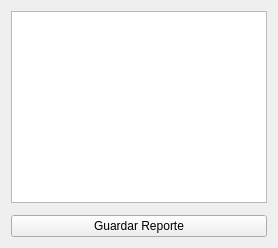
             <widget class="QWidget" name="tab_resultados">
              <attribute name="icon">
               <iconset resource="images.qrc">
                <normaloff>:/images/results_icon.png</normaloff>:/images/results_icon.png</iconset>
              </attribute>
              <attribute name="title">
               <string>Resultados</string>
              </attribute>
              <layout class="QGridLayout" name="gridLayout_6">
               <item row="1" column="0">
                <widget class="QCustomPlot" name="qCustomPlotResultados" native="true">
                 <zorder>textEditReporte</zorder>
                </widget>
               </item>
               <item row="0" column="0">
                <widget class="QTextEdit" name="textEditReporte">
                 <property name="documentTitle">
                  <string/>
                 </property>
                 <property name="readOnly">
                  <bool>true</bool>
                 </property>
                 <property name="html">
                  <string>&lt;!DOCTYPE HTML PUBLIC &quot;-//W3C//DTD HTML 4.0//EN&quot; &quot;http://www.w3.org/TR/REC-html40/strict.dtd&quot;&gt;
&lt;html&gt;&lt;head&gt;&lt;meta name=&quot;qrichtext&quot; content=&quot;1&quot; /&gt;&lt;style type=&quot;text/css&quot;&gt;
p, li { white-space: pre-wrap; }
&lt;/style&gt;&lt;/head&gt;&lt;body style=&quot; font-family:'MS Shell Dlg 2'; font-size:8.25pt; font-weight:400; font-style:normal;&quot;&gt;
&lt;p style=&quot;-qt-paragraph-type:empty; margin-top:0px; margin-bottom:0px; margin-left:0px; margin-right:0px; -qt-block-indent:0; text-indent:0px; font-size:8pt;&quot;&gt;&lt;br /&gt;&lt;/p&gt;&lt;/body&gt;&lt;/html&gt;</string>
                 </property>
                 <property name="textInteractionFlags">
                  <set>Qt::NoTextInteraction</set>
                 </property>
                </widget>
               </item>
               <item row="2" column="0">
                <widget class="QPushButton" name="pushButtonGuardarReportePDF">
                 <property name="text">
                  <string>Guardar Reporte</string>
                 </property>
                </widget>
               </item>
              </layout>
             </widget>
